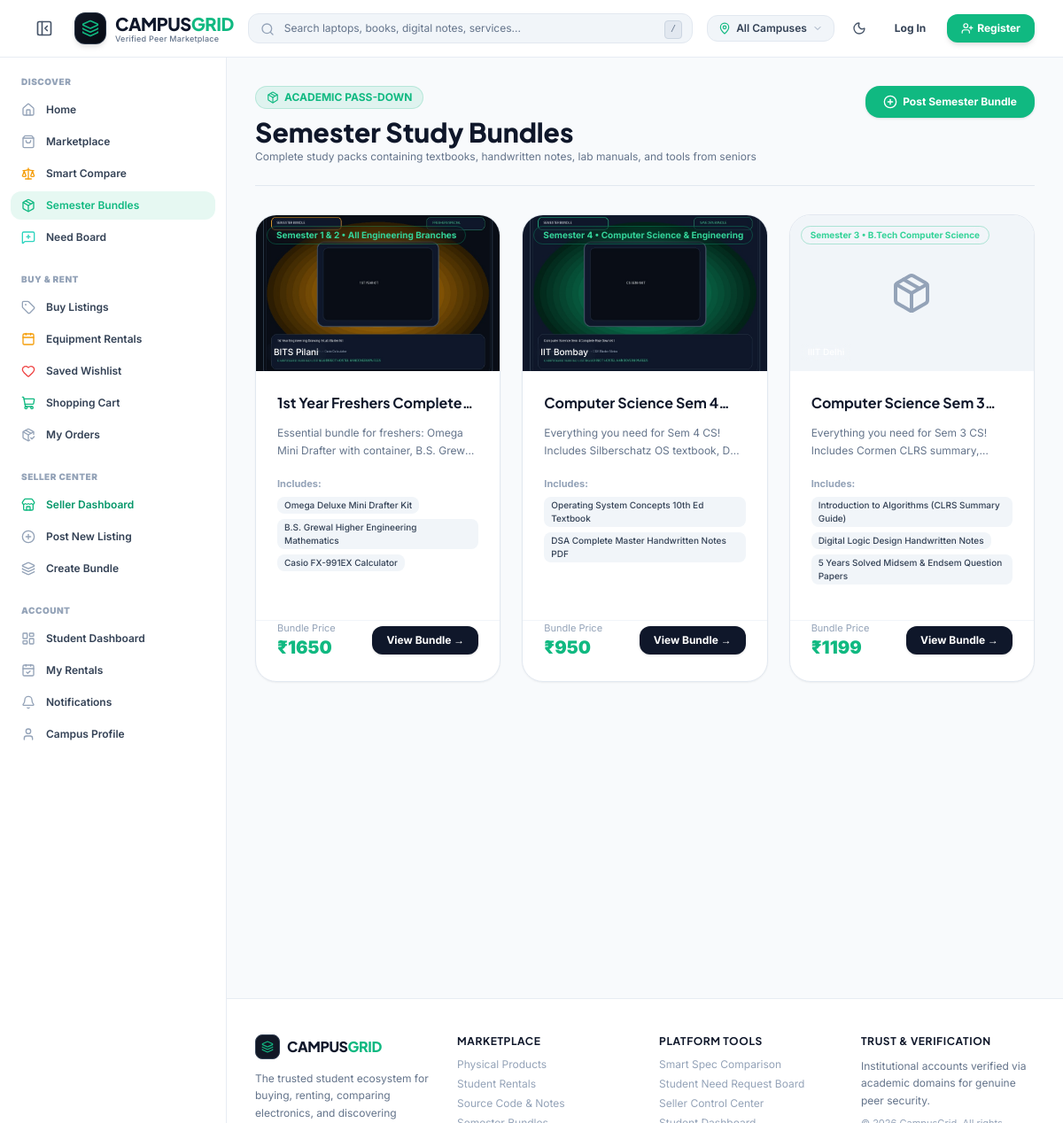
The page /bundles/ on the database its author committed.
### marketplace/models.py (models this page shows, shortened)
class SemesterBundle(models.Model):
    seller = models.ForeignKey(User, on_delete=models.CASCADE, related_name='bundles')
    title = models.CharField(max_length=255)
    slug = models.SlugField(max_length=280, unique=True, blank=True)
    description = models.TextField()
    price = models.DecimalField(max_digits=10, decimal_places=2)
    semester = models.CharField(max_length=100, help_text="e.g. 5th Semester / 3rd Semester")
    course = models.CharField(max_length=150, help_text="e.g. BCA / B.Tech CSE / Mechanical")
    campus = models.CharField(max_length=200, default='Main Campus')
    cover_image = models.ImageField(upload_to='bundles/', blank=True, null=True)
    is_available = models.BooleanField(default=True)
    created_at = models.DateTimeField(auto_now_add=True)
    class Meta:
        ordering = ['-created_at']

class BundleItem(models.Model):
    ITEM_TYPES = [
        ('BOOK', 'Textbook'),
        ('NOTES', 'Handwritten / Printed Notes'),
        ('LAB_TOOL', 'Lab Equipment / Drafter Kit'),
        ('DIGITAL', 'Digital Study Material / Code'),
        ('OTHER', 'Study Aid / Calculator'),
    ]
    bundle = models.ForeignKey(SemesterBundle, on_delete=models.CASCADE, related_name='items')
    title = models.CharField(max_length=200)
    item_type = models.CharField(max_length=20, choices=ITEM_TYPES, default='BOOK')
    notes = models.CharField(max_length=255, blank=True)

### marketplace/views.py (the view)
# urls.py: path('bundles/', views.semester_bundles_list, name='semester_bundles_list'),
def semester_bundles_list(request):
    bundles = SemesterBundle.objects.filter(is_available=True).prefetch_related('items', 'seller', 'seller__profile')
    context = {'bundles': bundles}
    return render(request, 'marketplace/bundles.html', context)

### marketplace/templates/marketplace/bundles.html (shortened to what this page needs)
{% extends "base.html" %}
{% load static %}
{% block content %}
<div class="max-w-7xl mx-auto px-4 sm:px-6 lg:px-8 py-8 space-y-8">
    <div class="flex flex-col sm:flex-row sm:items-center justify-between gap-4 pb-6 border-b border-slate-200 dark:border-slate-800">
        <div>
            <div class="inline-flex items-center space-x-1.5 px-3 py-1 rounded-full bg-emerald-500/10 text-emerald-500 text-xs font-bold border border-emerald-500/20 mb-2">
                <i data-lucide="package" class="w-3.5 h-3.5"></i>
                <span>ACADEMIC PASS-DOWN</span>
            </div>
            <h1 class="font-heading text-2xl sm:text-3xl font-extrabold text-slate-900 dark:text-white">Semester Study Bundles</h1>
            <p class="text-xs text-slate-500 dark:text-slate-400 mt-0.5">Complete study packs containing textbooks, handwritten notes, lab manuals, and tools from seniors</p>
        </div>
        <a href="{% url 'marketplace:create_bundle' %}" class="px-5 py-2.5 bg-emerald-500 hover:bg-emerald-600 text-white font-bold text-xs rounded-2xl shadow transition flex items-center space-x-1.5 self-start">
            <i data-lucide="plus-circle" class="w-4 h-4"></i>
            <span>Post Semester Bundle</span>
        </a>
    </div>
    <div class="grid grid-cols-1 md:grid-cols-2 lg:grid-cols-3 gap-6">
        {% for b in bundles %}
            <div class="bg-white dark:bg-navy-800 rounded-3xl border border-slate-200 dark:border-slate-700 overflow-hidden shadow-sm hover:shadow-lg hover:-translate-y-1 transition duration-200 flex flex-col justify-between group">
                <div>
                    <div class="h-44 bg-slate-100 dark:bg-navy-900 relative overflow-hidden flex items-center justify-center">
                        {% if b.cover_image %}
                            <img src="{{ b.cover_image.url }}" alt="{{ b.title }}" class="w-full h-full object-cover group-hover:scale-105 transition duration-300">
                        {% else %}
                            <i data-lucide="package" class="w-12 h-12 text-slate-400"></i>
                        {% endif %}
                        <span class="absolute top-3 left-3 px-2.5 py-0.5 rounded-full text-[10px] font-bold bg-navy-900/90 text-emerald-400 border border-emerald-500/30 backdrop-blur">
                            {{ b.semester }} • {{ b.course }}
                        </span>
                        <span class="absolute bottom-3 left-3 px-2 py-0.5 rounded text-[10px] font-medium bg-navy-900/80 text-white backdrop-blur">
                            {{ b.campus }}
                        </span>
                    </div>
                    <div class="p-6 space-y-3">
                        <h2 class="font-heading font-bold text-base text-slate-900 dark:text-white line-clamp-1">
                            <a href="{% url 'marketplace:bundle_detail' slug=b.slug %}" class="hover:text-emerald-500">
                                {{ b.title }}
                            </a>
                        </h2>
                        <p class="text-xs text-slate-500 dark:text-slate-400 line-clamp-2 leading-relaxed">
                            {{ b.description }}
                        </p>
                        <div class="pt-2">
                            <span class="text-[11px] font-bold text-slate-400 block mb-1.5">Includes:</span>
                            <div class="flex flex-wrap gap-1.5">
                                {% for item in b.items.all|slice:":4" %}
                                    <span class="px-2 py-0.5 rounded-lg bg-slate-100 dark:bg-navy-900 text-slate-700 dark:text-slate-300 text-[10px] font-medium">
                                        {{ item.title }}
                                    </span>
                                {% empty %}
                                    <span class="text-[10px] text-slate-400 italic">Full textbook & notes set</span>
                                {% endfor %}
                            </div>
                        </div>
                    </div>
                </div>
                <div class="p-6 pt-0 border-t border-slate-100 dark:border-slate-700/60 mt-4 flex items-center justify-between">
                    <div>
                        <span class="text-[11px] text-slate-400 block">Bundle Price</span>
                        <span class="text-xl font-black text-emerald-500">₹{{ b.price|floatformat:0 }}</span>
                    </div>
                    <a href="{% url 'marketplace:bundle_detail' slug=b.slug %}"
                       class="px-4 py-2 bg-slate-900 dark:bg-emerald-500 hover:bg-emerald-600 text-white text-xs font-bold rounded-xl shadow transition">
                        View Bundle →
                    </a>
                </div>
            </div>
        {% empty %}
            <div class="col-span-full py-16 text-center text-slate-400 text-xs">
                No semester study bundles posted yet. Senior students can bundle textbooks and notes to pass down!
            </div>
        {% endfor %}
    </div>
</div>
{% endblock %}

### rows shown on the page
SemesterBundle: cover_image (picture), semester "Semester 1 & 2", course "All Engineering Branches", campus "BITS Pilani", title "1st Year Freshers…", description "Essential bundle for freshers: Omega Mini Drafter with container, B.S.…", price "1650"
BundleItem: title "Omega Deluxe Mini Drafter Kit"
BundleItem: title "B.S. Grewal Higher Engineering Mathematics"
BundleItem: title "Casio FX-991EX Calculator"
SemesterBundle: cover_image (picture), semester "Semester 4", course "Computer Science & Engineering", campus "IIT Bombay", title "Computer Science Sem…", description "Everything you need for Sem 4 CS! Includes Silberschatz OS textbook,…", price "950"
BundleItem: title "Operating System Concepts 10th Ed Textbook"
BundleItem: title "DSA Complete Master Handwritten Notes PDF"
SemesterBundle: semester "Semester 3", course "B.Tech Computer Science", title "Computer Science Sem…", description "Everything you need for Sem 3 CS! Includes Cormen CLRS…", price "1199"
BundleItem: title "Introduction to Algorithms (CLRS Summary Guide)"
BundleItem: title "Digital Logic Design Handwritten Notes"
BundleItem: title "5 Years Solved Midsem & Endsem Question Papers"

### other values the page prints
{{ selected_campus }} "All Campuses"
